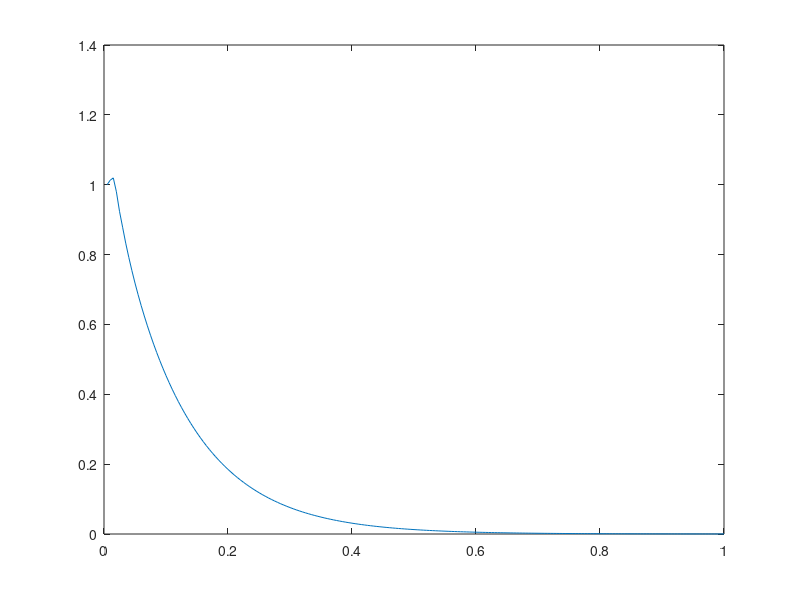

The MATLAB script that drew this image:
h=0.05;
n=1/h;
t=h/10;
m=1/t;
e=ones(n,1);
A=spdiags([e -2*e e],-1:1,n,n);
A=A/(h*h);
I=eye(n);
U=ones(n,1);
for i=1:n
    if (i*h>0.4 && i*h<0.6)
        U(i)=2;
    end
end
M=inv(I-A*t/2)*(I+A*t/2);
j=1;
while(j<1+1/t)
    u(j)=U(5);
    U=M*U;
    j=j+1;
end
for i=1:m
    T(i)=i*t;
end
plot(T,u)

